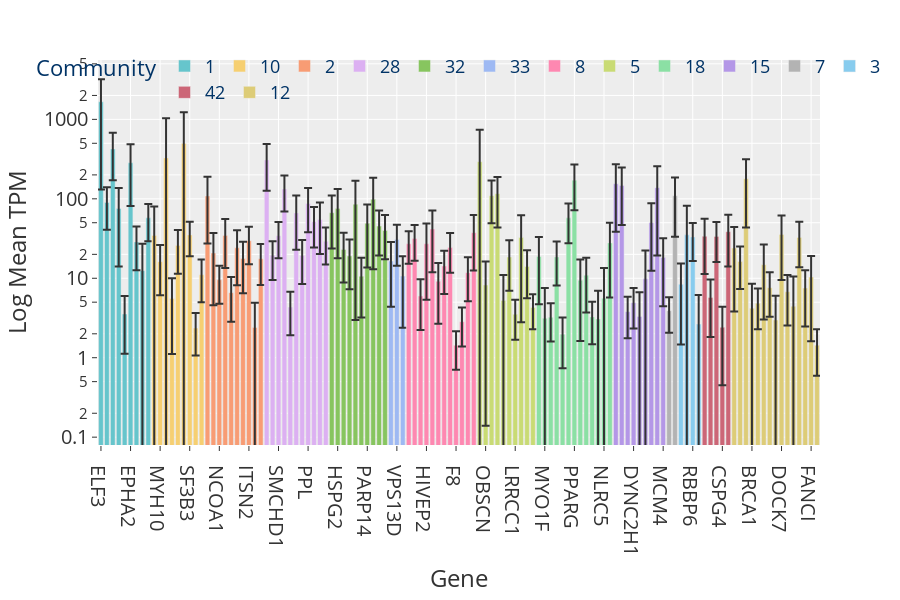

The code cell stored with this chart in its notebook:
### Markdown cell above
### Gene expression

### Code cell
sel_com_genes["mean"] = sel_gt.nodes_df["mean"]
sel_com_genes["std"] = sel_gt.nodes_df["std"]
sel_com_genes["mut_count"] = sel_gt.nodes_df["count"]

fig = px.bar(sel_com_genes, y="mean", color="max_b", log_y=True, color_discrete_sequence=colors, error_y="std")

fig = fig.update_layout(
    title="",
    legend=dict(
        title="Community",
        orientation="h",
        yanchor="middle",
        xanchor="center",
        y=0.95,
        x=0.5,
        bgcolor="rgba(0,0,0,0)",
        font=dict(size=18, color="#003366"),
    ),
    yaxis=dict(tickfont=dict(size=20), title="Log Mean TPM"),
    xaxis=dict(tickfont=dict(size=20), title="Gene"),
    font=dict(size=20),
    height=600,
)

# fig.update_layout(
#     xaxis=dict(tickmode="linear", tick0=0, dtick=1),
# )
# save_fig(name="smallCom_Exp", fig=fig, base_path=figures_path, width=1700, height=700, margin=0.02)
fig

### Figure 1 — Plotly figure (JSON) as saved in the notebook; plotly's stock layout.template omitted (floating-point values rounded to 4 significant figures)
{"data": [{"alignmentgroup": "True", "error_y": {"array": [1534.0, 49.24, 252.6, 61.52, 2.426, 203.1, 16.07, 14.73, 28.31]}, "hovertemplate": "max_b=1<br>index=%{x}<br>mean=%{y}<extra></extra>", "legendgroup": "1", "marker": {"color": "rgb(102, 197, 204)", "pattern": {"shape": ""}}, "name": "1", "offsetgroup": "1", "orientation": "v", "showlegend": true, "textposition": "auto", "type": "bar", "x": ["ELF3", "CHD2", "KLF5", "ABCC5", "RIMS2", "EPHA2", "AKAP13", "TIAM1", "ATP8B1"], "xaxis": "x", "y": [1665.0, 90.12, 423.9, 75.54, 3.547, 284.5, 28.69, 12.47, 57.62], "yaxis": "y"}, {"alignmentgroup": "True", "error_y": {"array": [45.47, 10.06, 703.5, 4.437, 14.5, 729.7, 16.28, 1.289, 6.102]}, "hovertemplate": "max_b=10<br>index=%{x}<br>mean=%{y}<extra></extra>", "legendgroup": "10", "marker": {"color": "rgb(246, 207, 113)", "pattern": {"shape": ""}}, "name": "10", "offsetgroup": "10", "orientation": "v", "showlegend": true, "textposition": "auto", "type": "bar", "x": ["COL7A1", "MYH10", "FN1", "SACS", "PRKDC", "LAMA3", "SF3B3", "DENND5B", "RASAL2"], "xaxis": "x", "y": [34.62, 16.19, 327.0, 5.549, 25.92, 496.2, 35.14, 2.358, 11.08], "yaxis": "y"}, {"alignmentgroup": "True", "error_y": {"array": [81.4, 16.21, 4.807, 21.21, 3.754, 15.99, 11.22, 14.71, 2.514, 9.384]}, "hovertemplate": "max_b=2<br>index=%{x}<br>mean=%{y}<extra></extra>", "legendgroup": "2", "marker": {"color": "rgb(248, 156, 116)", "pattern": {"shape": ""}}, "name": "2", "offsetgroup": "2", "orientation": "v", "showlegend": true, "textposition": "auto", "type": "bar", "x": ["AHR", "CREBBP", "NCOA1", "TACC2", "PAN2", "TP53BP2", "PCF11", "ITSN2", "ACACB", "DOT1L"], "xaxis": "x", "y": [108.7, 20.79, 9.578, 34.64, 6.59, 24.17, 17.7, 29.71, 2.402, 17.62], "yaxis": "y"}, {"alignmentgroup": "True", "error_y": {"array": [181.8, 9.92, 16.51, 64.06, 2.42, 43.57, 10.9, 49.5, 27.19, 34.7, 14.24]}, "hovertemplate": "max_b=28<br>index=%{x}<br>mean=%{y}<extra></extra>", "legendgroup": "28", "marker": {"color": "rgb(220, 176, 242)", "pattern": {"shape": ""}}, "name": "28", "offsetgroup": "28", "orientation": "v", "showlegend": true, "textposition": "auto", "type": "bar", "x": ["PLXNB2", "DMXL2", "SMCHD1", "SCRIB", "PLEKHH2", "PTPRM", "RALGAPA2", "PPL", "NOTCH3", "PLEKHA7", "AFF1"], "xaxis": "x", "y": [308.4, 19.42, 34.38, 133.1, 4.333, 66.48, 19.35, 87.47, 51.57, 54.89, 29.18], "yaxis": "y"}, {"alignmentgroup": "True", "error_y": {"array": [43.12, 57.44, 14.23, 11.78, 82.75, 7.422, 35.57, 85.44, 26.0, 22.56]}, "hovertemplate": "max_b=32<br>index=%{x}<br>mean=%{y}<extra></extra>", "legendgroup": "32", "marker": {"color": "rgb(135, 197, 95)", "pattern": {"shape": ""}}, "name": "32", "offsetgroup": "32", "orientation": "v", "showlegend": true, "textposition": "auto", "type": "bar", "x": ["RNF213", "HSPG2", "EPG5", "MPDZ", "CDKN2A", "SHROOM3", "PARP14", "OAS2", "ZNFX1", "NYNRIN"], "xaxis": "x", "y": [66.86, 75.27, 23.05, 19.06, 85.73, 10.64, 49.27, 98.45, 45.34, 39.97], "yaxis": "y"}, {"alignmentgroup": "True", "error_y": {"array": [12.1, 16.3, 8.267]}, "hovertemplate": "max_b=33<br>index=%{x}<br>mean=%{y}<extra></extra>", "legendgroup": "33", "marker": {"color": "rgb(158, 185, 243)", "pattern": {"shape": ""}}, "name": "33", "offsetgroup": "33", "orientation": "v", "showlegend": true, "textposition": "auto", "type": "bar", "x": ["TRANK1", "VPS13D", "LAMA4"], "xaxis": "x", "y": [16.48, 30.71, 10.65], "yaxis": "y"}, {"alignmentgroup": "True", "error_y": {"array": [11.94, 15.08, 3.738, 21.83, 29.78, 6.474, 7.922, 12.65, 0.7251, 1.456, 6.63, 25.02]}, "hovertemplate": "max_b=8<br>index=%{x}<br>mean=%{y}<extra></extra>", "legendgroup": "8", "marker": {"color": "rgb(254, 136, 177)", "pattern": {"shape": ""}}, "name": "8", "offsetgroup": "8", "orientation": "v", "showlegend": true, "textposition": "auto", "type": "bar", "x": ["SPEN", "SMG1", "PCNT", "HIVEP2", "TBC1D1", "MXRA5", "HIVEP1", "PRDM2", "F8", "HIVEP3", "TRERF1", "SORL1"], "xaxis": "x", "y": [27.19, 31.7, 5.966, 27.19, 41.68, 9.143, 14.25, 24.36, 1.431, 2.841, 11.77, 37.5], "yaxis": "y"}, {"alignmentgroup": "True", "error_y": {"array": [446.0, 8.073, 60.26, 72.7, 5.755, 11.56, 1.845, 29.72, 8.426, 2.01]}, "hovertemplate": "max_b=5<br>index=%{x}<br>mean=%{y}<extra></extra>", "legendgroup": "5", "marker": {"color": "rgb(201, 219, 116)", "pattern": {"shape": ""}}, "name": "5", "offsetgroup": "5", "orientation": "v", "showlegend": true, "textposition": "auto", "type": "bar", "x": ["RHOB", "OBSCN", "HRAS", "BRD2", "SYNE1", "UTRN", "LRRCC1", "PPRC1", "AUTS2", "MAGI3"], "xaxis": "x", "y": [293.3, 8.213, 109.6, 116.1, 5.253, 18.5, 3.528, 32.51, 14.03, 4.298], "yaxis": "y"}, {"alignmentgroup": "True", "error_y": {"array": [14.14, 4.406, 1.631, 10.44, 1.238, 30.02, 99.72, 7.82, 7.22, 1.784, 3.897, 7.818, 22.18]}, "hovertemplate": "max_b=18<br>index=%{x}<br>mean=%{y}<extra></extra>", "legendgroup": "18", "marker": {"color": "rgb(139, 224, 164)", "pattern": {"shape": ""}}, "name": "18", "offsetgroup": "18", "orientation": "v", "showlegend": true, "textposition": "auto", "type": "bar", "x": ["FRY", "MYO1F", "CFAP70", "ADGRV1", "EFCAB5", "RERE", "PPARG", "PLCB1", "SIPA1L2", "PTCH1", "MAGI2", "NLRC5", "ZFC3H1"], "xaxis": "x", "y": [18.83, 3.137, 3.229, 18.54, 1.974, 57.6, 171.5, 9.442, 10.94, 3.264, 3.074, 5.618, 27.89], "yaxis": "y"}, {"alignmentgroup": "True", "error_y": {"array": [116.6, 100.2, 2.049, 2.593, 3.376, 12.6, 37.66, 118.9, 13.75]}, "hovertemplate": "max_b=15<br>index=%{x}<br>mean=%{y}<extra></extra>", "legendgroup": "15", "marker": {"color": "rgb(180, 151, 231)", "pattern": {"shape": ""}}, "name": "15", "offsetgroup": "15", "orientation": "v", "showlegend": true, "textposition": "auto", "type": "bar", "x": ["PLEC", "DST", "ITPR2", "DYNC2H1", "DOCK4", "NRG1", "TP63", "FASN", "MCM4"], "xaxis": "x", "y": [155.0, 146.9, 3.802, 4.927, 3.305, 9.828, 50.05, 138.3, 18.21], "yaxis": "y"}, {"alignmentgroup": "True", "error_y": {"array": [1.848, 76.18]}, "hovertemplate": "max_b=7<br>index=%{x}<br>mean=%{y}<extra></extra>", "legendgroup": "7", "marker": {"color": "rgb(179, 179, 179)", "pattern": {"shape": ""}}, "name": "7", "offsetgroup": "7", "orientation": "v", "showlegend": true, "textposition": "auto", "type": "bar", "x": ["DIAPH2", "ZFP36L2"], "xaxis": "x", "y": [3.91, 109.4], "yaxis": "y"}, {"alignmentgroup": "True", "error_y": {"array": [6.941, 46.54, 16.66, 3.512]}, "hovertemplate": "max_b=3<br>index=%{x}<br>mean=%{y}<extra></extra>", "legendgroup": "3", "marker": {"color": "rgb(136, 204, 238)", "pattern": {"shape": ""}}, "name": "3", "offsetgroup": "3", "orientation": "v", "showlegend": true, "textposition": "auto", "type": "bar", "x": ["SYNE2", "FGFR3", "RBBP6", "SPAG17"], "xaxis": "x", "y": [8.404, 35.2, 33.13, 2.648], "yaxis": "y"}, {"alignmentgroup": "True", "error_y": {"array": [22.41, 3.917, 17.58, 1.966, 24.53]}, "hovertemplate": "max_b=42<br>index=%{x}<br>mean=%{y}<extra></extra>", "legendgroup": "42", "marker": {"color": "rgb(204, 102, 119)", "pattern": {"shape": ""}}, "name": "42", "offsetgroup": "42", "orientation": "v", "showlegend": true, "textposition": "auto", "type": "bar", "x": ["LRP1", "NAV2", "LTBP1", "CSPG4", "XPOT"], "xaxis": "x", "y": [33.71, 5.736, 33.65, 2.417, 38.56], "yaxis": "y"}, {"alignmentgroup": "True", "error_y": {"array": [20.14, 8.895, 135.5, 4.338, 2.585, 11.79, 4.316, 3.042, 26.06, 4.238, 6.101, 18.87, 5.066, 8.752, 0.8448]}, "hovertemplate": "max_b=12<br>index=%{x}<br>mean=%{y}<extra></extra>", "legendgroup": "12", "marker": {"color": "rgb(221, 204, 119)", "pattern": {"shape": ""}}, "name": "12", "offsetgroup": "12", "orientation": "v", "showlegend": true, "textposition": "auto", "type": "bar", "x": ["FAT2", "CCDC88A", "DSP", "BRCA1", "UTP20", "SMC4", "ATAD2", "STIL", "DOCK7", "KNTC1", "BUB1", "KIF13A", "MDC1", "FANCI", "CNTLN"], "xaxis": "x", "y": [23.96, 16.25, 179.1, 4.194, 4.862, 14.81, 7.602, 2.977, 35.54, 6.774, 4.435, 32.67, 7.528, 10.36, 1.439], "yaxis": "y"}], "layout": {"barmode": "relative", "font": {"size": 20}, "height": 600, "legend": {"bgcolor": "rgba(0,0,0,0)", "font": {"color": "#003366", "size": 18}, "orientation": "h", "title": {"text": "Community"}, "tracegroupgap": 0, "x": 0.5, "xanchor": "center", "y": 0.95, "yanchor": "middle"}, "margin": {"t": 60}, "title": {"text": ""}, "xaxis": {"anchor": "y", "domain": [0, 1], "tickfont": {"size": 20}, "title": {"text": "Gene"}}, "yaxis": {"anchor": "x", "domain": [0, 1], "tickfont": {"size": 20}, "title": {"text": "Log Mean TPM"}, "type": "log"}}}
